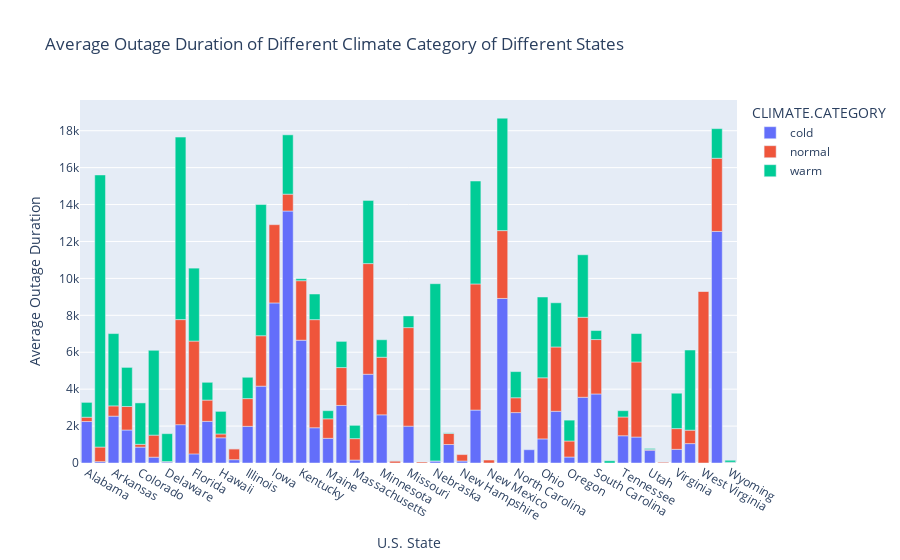

This figure's notebook cell:
### Markdown cell above
To observe it more intuitively, we plot the table below.

### Code cell
fig = px.bar(pivot_table, title = 'Average Outage Duration of Different Climate Category of Different States')
fig.update_layout(xaxis_title='U.S. State', yaxis_title='Average Outage Duration')
fig.show()
export_plotly_fig(fig, filename='bar_climate_category.html')

### Figure 1 — Plotly figure (JSON) as saved in the notebook; plotly's stock layout.template omitted (floating-point values rounded to 4 significant figures)
{"data": [{"alignmentgroup": "True", "hovertemplate": "CLIMATE.CATEGORY=cold<br>U.S._STATE=%{x}<br>value=%{y}<extra></extra>", "legendgroup": "cold", "marker": {"color": "#636efa", "pattern": {"shape": ""}}, "name": "cold", "offsetgroup": "cold", "orientation": "v", "showlegend": true, "textposition": "auto", "type": "bar", "x": ["Alabama", "Arizona", "Arkansas", "California", "Colorado", "Connecticut", "Delaware", "District of Columbia", "Florida", "Georgia", "Hawaii", "Idaho", "Illinois", "Indiana", "Iowa", "Kansas", "Kentucky", "Louisiana", "Maine", "Maryland", "Massachusetts", "Michigan", "Minnesota", "Mississippi", "Missouri", "Montana", "Nebraska", "Nevada", "New Hampshire", "New Jersey", "New Mexico", "New York", "North Carolina", "North Dakota", "Ohio", "Oklahoma", "Oregon", "Pennsylvania", "South Carolina", "South Dakota", "Tennessee", "Texas", "Utah", "Vermont", "Virginia", "Washington", "West Virginia", "Wisconsin", "Wyoming"], "xaxis": "x", "y": [2247, 74, 2538.0, 1788.0, 860.7, 316, 50.91, 2077.0, 494.3, 2256, 1367, 180, 1987.0, 4162.0, 8670, 13650, 6653.0, 1910.0, 1337, 3118.0, 160.3, 4808.0, 2610, null, 1996.0, null, 109.5, 1002.0, 107.5, 2867.0, 0, 8915.0, 2731, 720, 1305.0, 2801, 323.4, 3560.0, 3739.0, null, 1477.0, 1406.0, 694.5, 1, 739.9, 1051.0, null, 12550.0, 30.5], "yaxis": "y"}, {"alignmentgroup": "True", "hovertemplate": "CLIMATE.CATEGORY=normal<br>U.S._STATE=%{x}<br>value=%{y}<extra></extra>", "legendgroup": "normal", "marker": {"color": "#EF553B", "pattern": {"shape": ""}}, "name": "normal", "offsetgroup": "normal", "orientation": "v", "showlegend": true, "textposition": "auto", "type": "bar", "x": ["Alabama", "Arizona", "Arkansas", "California", "Colorado", "Connecticut", "Delaware", "District of Columbia", "Florida", "Georgia", "Hawaii", "Idaho", "Illinois", "Indiana", "Iowa", "Kansas", "Kentucky", "Louisiana", "Maine", "Maryland", "Massachusetts", "Michigan", "Minnesota", "Mississippi", "Missouri", "Montana", "Nebraska", "Nevada", "New Hampshire", "New Jersey", "New Mexico", "New York", "North Carolina", "North Dakota", "Ohio", "Oklahoma", "Oregon", "Pennsylvania", "South Carolina", "South Dakota", "Tennessee", "Texas", "Utah", "Vermont", "Virginia", "Washington", "West Virginia", "Wisconsin", "Wyoming"], "xaxis": "x", "y": [233.5, 789.5, 556.2, 1274.0, 151.3, 1194.0, 27.12, 5692.0, 6109, 1153.0, 205.5, 591.4, 1502.0, 2733.0, 4240, 913, 3223.0, 5856.0, 1056.0, 2052.0, 1159.0, 5995.0, 3119.0, 110.3, 5339.0, 54, 4, 603, 348.5, 6832, 160.4, 3674.0, 803.6, null, 3311.0, 3484.0, 868.1, 4334.0, 2948.0, null, 1016.0, 4066.0, 34.35, 39.75, 1124.0, 727.4, 9305, 3963.0, 11], "yaxis": "y"}, {"alignmentgroup": "True", "hovertemplate": "CLIMATE.CATEGORY=warm<br>U.S._STATE=%{x}<br>value=%{y}<extra></extra>", "legendgroup": "warm", "marker": {"color": "#00cc96", "pattern": {"shape": ""}}, "name": "warm", "offsetgroup": "warm", "orientation": "v", "showlegend": true, "textposition": "auto", "type": "bar", "x": ["Alabama", "Arizona", "Arkansas", "California", "Colorado", "Connecticut", "Delaware", "District of Columbia", "Florida", "Georgia", "Hawaii", "Idaho", "Illinois", "Indiana", "Iowa", "Kansas", "Kentucky", "Louisiana", "Maine", "Maryland", "Massachusetts", "Michigan", "Minnesota", "Mississippi", "Missouri", "Montana", "Nebraska", "Nevada", "New Hampshire", "New Jersey", "New Mexico", "New York", "North Carolina", "North Dakota", "Ohio", "Oklahoma", "Oregon", "Pennsylvania", "South Carolina", "South Dakota", "Tennessee", "Texas", "Utah", "Vermont", "Virginia", "Washington", "West Virginia", "Wisconsin", "Wyoming"], "xaxis": "x", "y": [803, 14740.0, 3916.0, 2117.0, 2244.0, 4592.0, 1511.0, 9886, 3953.0, 963.2, 1224.0, 0, 1155, 7107.0, null, 3214.0, 108, 1389.0, 441, 1419.0, 721, 3420.0, 947.5, 5, 632, null, 9600, 30.5, null, 5575.0, null, 6093.0, 1417.0, null, 4377.0, 2394, 1131, 3385.0, 488, 120, 341.9, 1540.0, 58.73, null, 1917.0, 4342.0, 1, 1605, 106], "yaxis": "y"}], "layout": {"barmode": "relative", "legend": {"title": {"text": "CLIMATE.CATEGORY"}, "tracegroupgap": 0}, "title": {"text": "Average Outage Duration of Different Climate Category of Different States"}, "xaxis": {"anchor": "y", "domain": [0, 1], "title": {"text": "U.S. State"}}, "yaxis": {"anchor": "x", "domain": [0, 1], "title": {"text": "Average Outage Duration"}}}}
